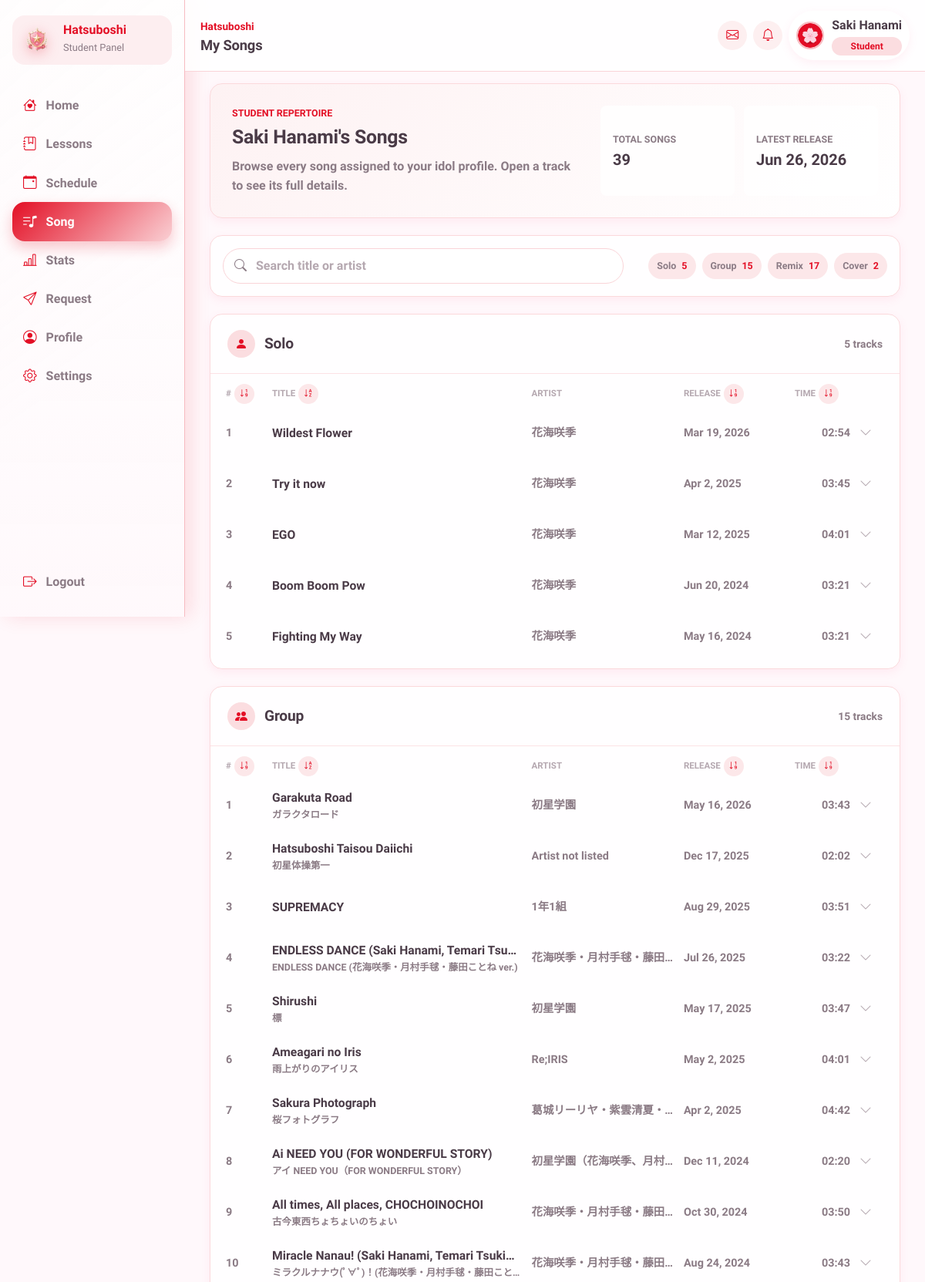
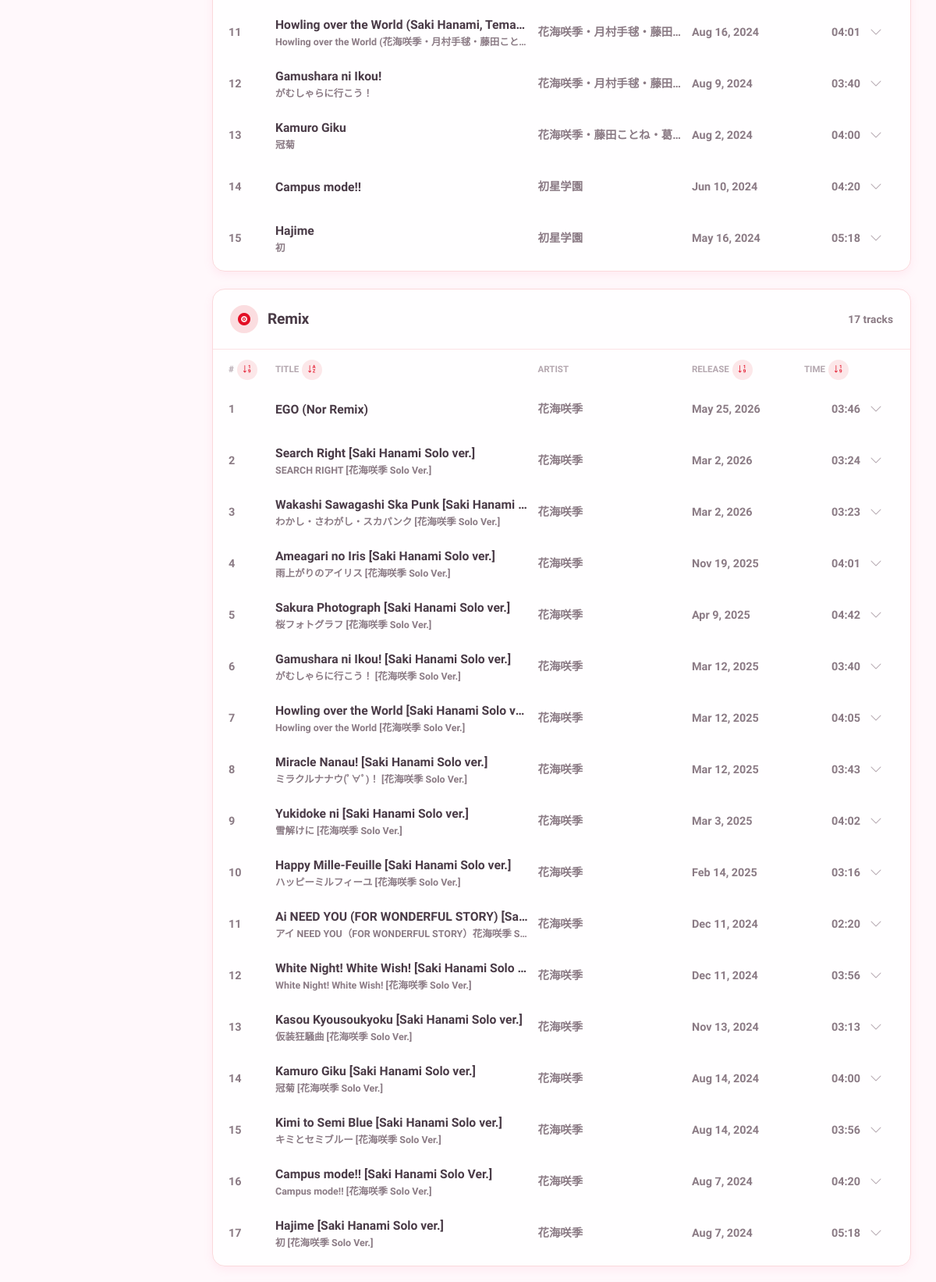
Screenshot of /student/song.php (signed in, upper part) with the database file from the repository (2 pictures, top to bottom).
### tables this page shows
CREATE TABLE `students` (
  `id` int(11) NOT NULL AUTO_INCREMENT,
  `user_id` int(11) NOT NULL,
  `name` varchar(100) NOT NULL,
  `name_jp` varchar(100) DEFAULT NULL,
  `birthday` date DEFAULT NULL,
  `zodiac` varchar(30) DEFAULT NULL,
  `blood_type` char(2) DEFAULT NULL,
  `height` int(11) DEFAULT NULL,
  `weight` int(11) DEFAULT NULL,
  `three_size` varchar(20) DEFAULT NULL,
  `hometown` varchar(50) DEFAULT NULL,
  `hobbies` text DEFAULT NULL,
  `special_skill` text DEFAULT NULL,
  `school_year` varchar(20) DEFAULT NULL,
  `rank` varchar(10) GENERATED ALWAYS AS (case when (`vocal` + `dance` + `visual`) * 2.3 >= 35000 then 'S5' when (`vocal` + `dance` + `visual`) * 2.3 >= 26000 then 'S4' when (`vocal` + `dance` + `visual`) * 2.3 >= 23000 then 'SSS+' when (`vocal` + `dance` + `visual`) * 2.3 >= 20000 then 'SSS' when (`vocal` + `dance` + `visual`) * 2.3 >= 16000 then 'SS' when (`vocal` + `dance` + `visual`) * 2.3 >= 14500 then 'S+' when (`vocal` + `dance` + `visual`) * 2.3 >= 13000 then 'S' when (`vocal` + `dance` + `visual`) * 2.3 >= 12000 then 'A+' when (`vocal` + `dance` + `visual`) * 2.3 >= 11000 then 'A' when (`vocal` + `dance` + `visual`) * 2.3 >= 10000 then 'B+' when (`vocal` + `dance` + `visual`) * 2.3 >= 9000 then 'B' when (`vocal` + `dance` + `visual`) * 2.3 >= 7500 then 'C+' when (`vocal` + `dance` + `visual`) * 2.3 >= 6500 then 'C' when (`vocal` + `dance` + `visual`) * 2.3 >= 5000 then 'D' when (`vocal` + `dance` + `visual`) * 2.3 >= 3000 then 'E' else 'Debut' end) STORED,
  `vocal` int(11) NOT NULL DEFAULT 0,
  `dance` int(11) NOT NULL DEFAULT 0,
  `visual` int(11) NOT NULL DEFAULT 0,
  `bio` text DEFAULT NULL,
  `producer_id` int(11) DEFAULT NULL,
  `producer_status` enum('active','removal_pending','released','unassigned') DEFAULT 'unassigned',
  `created_at` datetime NOT NULL DEFAULT current_timestamp(),
  `updated_at` datetime NOT NULL DEFAULT current_timestamp() ON UPDATE current_timestamp(),
  PRIMARY KEY (`id`),
  UNIQUE KEY `uniq_students_user_id` (`user_id`),
  KEY `idx_students_producer_id` (`producer_id`),
  KEY `idx_students_rank` (`rank`),
  CONSTRAINT `fk_students_producer` FOREIGN KEY (`producer_id`) REFERENCES `users` (`id`) ON DELETE SET NULL ON UPDATE CASCADE,
  CONSTRAINT `fk_students_user` FOREIGN KEY (`user_id`) REFERENCES `users` (`id`) ON DELETE CASCADE ON UPDATE CASCADE
);

CREATE TABLE `songs` (
  `id` int(11) NOT NULL AUTO_INCREMENT,
  `title` varchar(150) NOT NULL,
  `title_jp` varchar(150) DEFAULT NULL,
  `artist` varchar(150) DEFAULT NULL,
  `duration` time DEFAULT NULL,
  `release_date` date DEFAULT NULL,
  `song_type` enum('Solo','Group','Remix','Cover') NOT NULL DEFAULT 'Group',
  `notes` text DEFAULT NULL,
  `created_by` int(11) DEFAULT NULL,
  `created_at` datetime NOT NULL DEFAULT current_timestamp(),
  `updated_at` datetime NOT NULL DEFAULT current_timestamp() ON UPDATE current_timestamp(),
  PRIMARY KEY (`id`),
  KEY `idx_songs_title` (`title`),
  KEY `idx_songs_release_date` (`release_date`),
  KEY `idx_songs_created_by` (`created_by`),
  CONSTRAINT `fk_songs_created_by` FOREIGN KEY (`created_by`) REFERENCES `users` (`id`) ON DELETE SET NULL ON UPDATE CASCADE
);

CREATE TABLE `student_songs` (
  `id` int(11) NOT NULL AUTO_INCREMENT,
  `student_id` int(11) NOT NULL,
  `song_id` int(11) NOT NULL,
  `added_by` int(11) DEFAULT NULL,
  `added_at` datetime NOT NULL DEFAULT current_timestamp(),
  PRIMARY KEY (`id`),
  UNIQUE KEY `uniq_student_song` (`student_id`,`song_id`),
  KEY `idx_student_songs_song_id` (`song_id`),
  KEY `idx_student_songs_added_by` (`added_by`),
  CONSTRAINT `fk_student_songs_added_by` FOREIGN KEY (`added_by`) REFERENCES `users` (`id`) ON DELETE SET NULL ON UPDATE CASCADE,
  CONSTRAINT `fk_student_songs_song` FOREIGN KEY (`song_id`) REFERENCES `songs` (`id`) ON DELETE CASCADE ON UPDATE CASCADE,
  CONSTRAINT `fk_student_songs_student` FOREIGN KEY (`student_id`) REFERENCES `students` (`id`) ON DELETE CASCADE ON UPDATE CASCADE
);

### student/song.php (the view, shortened to what this page needs)
<?php
require_once '../config/database.php';
function e(?string $value): string
{
    return htmlspecialchars($value ?? '', ENT_QUOTES, 'UTF-8');
}
function format_song_duration(?string $duration): string
{
    $parts = explode(':', $duration);
    return sprintf('%02d:%02d', (int) $parts[1], (int) $parts[2]);
}
function format_song_date(?string $date): string
{
    return date('M j, Y', strtotime($date));
}
$stmt = $pdo->prepare(
    'SELECT
        s.id,
        s.name,
        u.theme_primary_color,
        u.theme_secondary_color
     FROM students s
     INNER JOIN users u ON u.id = s.user_id
     WHERE s.user_id = ?
     LIMIT 1'
);
$stmt->execute([$_SESSION['id']]);
$student = $stmt->fetch();
$song_stmt = $pdo->prepare(
    'SELECT
        so.id,
        so.title,
        so.title_jp,
        so.artist,
        so.duration,
        so.release_date,
        so.song_type,
        so.notes,
        ss.added_at
     FROM student_songs ss
     INNER JOIN songs so ON so.id = ss.song_id
     WHERE ss.student_id = ?
     ORDER BY
        FIELD(so.song_type, "Solo", "Group", "Remix", "Cover"),
        so.release_date IS NULL,
        so.release_date DESC,
        so.title ASC'
);
$song_stmt->execute([$student['id']]);
$songs = $song_stmt->fetchAll();
$category_order = ['Solo', 'Group', 'Remix', 'Cover'];
$songs_by_category = array_fill_keys($category_order, []);
foreach ($songs as $song) {
    $category = $song['song_type'] ?: 'Group';
    $songs_by_category[$category][] = $song;
}
$category_icons = [
    'Solo' => 'bi-person-fill',
    'Group' => 'bi-people-fill',
    'Remix' => 'bi-vinyl-fill',
    'Cover' => 'bi-mic-fill',
];
$total_songs = count($songs);
$latest_release = null;
foreach ($songs as $song) {
    if ($song['release_date'] && (!$latest_release || $song['release_date'] > $latest_release)) {
        $latest_release = $song['release_date'];
    }
}
require_once '../includes/header.php';
require_once '../includes/sidebar.php';
?>
<main class="dashboard-main song-main">
    <section class="song-hero">
        <div>
            <p class="dashboard-eyebrow">Student Repertoire</p>
            <h2><?= e($student['name']) ?>'s Songs</h2>
            <p>
                Browse every song assigned to your idol profile. Open a track to see its full details.
            </p>
        </div>
        <div class="song-summary-grid">
            <div>
                <span>Total Songs</span>
                <strong><?= (int) $total_songs ?></strong>
            </div>
            <div>
                <span>Latest Release</span>
                <strong><?= e(format_song_date($latest_release)) ?></strong>
            </div>
        </div>
    </section>
    <section class="song-toolbar">
        <label class="song-search" for="songSearch">
            <i class="bi bi-search"></i>
            <input type="search" id="songSearch" placeholder="Search title or artist">
        </label>
        <div class="song-category-pills" aria-label="Song category counts">
            <?php foreach ($category_order as $category): ?>
                <?php if (!empty($songs_by_category[$category])): ?>
                    <span>
                        <?= e($category) ?>
                        <strong><?= count($songs_by_category[$category]) ?></strong>
                    </span>
                <?php endif; ?>
            <?php endforeach; ?>
        </div>
    </section>
    <?php if (empty($songs)): ?>
        <section class="empty-dashboard-state song-empty-state">
            <strong>No songs assigned yet</strong>
            <p>Your assigned songs will appear here after a producer adds them to your profile.</p>
        </section>
    <?php else: ?>
        <div class="song-library" id="songLibrary">
            <?php foreach ($category_order as $category): ?>
                <section class="song-category-section" data-song-category="<?= e($category) ?>">
                    <div class="song-category-heading">
                        <div>
                            <i class="bi <?= e($category_icons[$category] ?? 'bi-music-note-list') ?>"></i>
                            <h2><?= e($category) ?></h2>
                        </div>
                        <span><?= count($songs_by_category[$category]) ?> tracks</span>
                    </div>
                    <div class="song-list" role="list">
                        <div class="song-list-header" aria-hidden="true">
                            <span>
                                #
                                <button type="button" class="song-sort-button" data-sort-column="number" data-sort-direction="asc" aria-label="Sort number ascending">
                                    <i class="bi bi-sort-numeric-down" aria-hidden="true"></i>
                                </button>
                            </span>
                            <span>
                                Title
                                <button type="button" class="song-sort-button" data-sort-column="title" data-sort-direction="asc" aria-label="Sort title ascending">
                                    <i class="bi bi-sort-alpha-down" aria-hidden="true"></i>
                                </button>
                            </span>
                            <span>
                                Artist
                            </span>
                            <span>
                                Release
                                <button type="button" class="song-sort-button" data-sort-column="release" data-sort-direction="asc" aria-label="Sort release ascending">
                                    <i class="bi bi-sort-numeric-down" aria-hidden="true"></i>
                                </button>
                            </span>
                            <span>
                                Time
                                <button type="button" class="song-sort-button" data-sort-column="duration" data-sort-direction="asc" aria-label="Sort time ascending">
                                    <i class="bi bi-sort-numeric-down" aria-hidden="true"></i>
                                </button>
                            </span>
                        </div>
                        <?php foreach ($songs_by_category[$category] as $index => $song): ?>
                            <?php
                            $collapse_id = 'songDetails' . (int) $song['id'];
                            $search_text = strtolower(
                                implode(' ', [
                                    $song['title'] ?? '',
                                    $song['title_jp'] ?? '',
                                    $song['artist'] ?? '',
                                    $song['song_type'] ?? '',
                                    $song['notes'] ?? '',
                                ])
                            );
                            ?>
                            <article class="song-track"
                                data-song-search="<?= e($search_text) ?>"
                                data-sort-number="<?= (int) ($index + 1) ?>"
                                data-sort-title="<?= e($song['title']) ?>"
                                data-sort-artist="<?= e($song['artist'] ?: 'Unknown artist') ?>"
                                data-sort-release="<?= e($song['release_date'] ?: '') ?>"
                                data-sort-duration="<?= e($song['duration'] ?: '') ?>"
                                role="listitem">
                                <button
                                    class="song-track-button collapsed"
                                    type="button"
                                    data-bs-toggle="collapse"
                                    data-bs-target="#<?= e($collapse_id) ?>"
                                    aria-expanded="false"
                                    aria-controls="<?= e($collapse_id) ?>">
                                    <span class="song-track-number"><?= (int) ($index + 1) ?></span>
                                    <span class="song-track-title">
                                        <strong title="<?= e($song['title']) ?>"><?= e($song['title']) ?></strong>
                                        <?php if (!empty($song['title_jp']) && $song['title_jp'] !== $song['title']): ?>
                                            <small lang="ja" title="<?= e($song['title_jp']) ?>"><?= e($song['title_jp']) ?></small>
                                        <?php endif; ?>
                                    </span>
                                    <span class="song-track-artist"><?= e($song['artist'] ?: 'Unknown artist') ?></span>
                                    <span class="song-track-release"><?= e(format_song_date($song['release_date'])) ?></span>
                                    <span class="song-track-duration"><?= e(format_song_duration($song['duration'])) ?></span>
                                    <i class="bi bi-chevron-down song-track-chevron"></i>
                                </button>
                            </article>
                        <?php endforeach; ?>
                    </div>
                </section>
            <?php endforeach; ?>
        </div>
    <?php endif; ?>
</main>
<?php require_once '../includes/footer.php'; ?>

### assets/css/theme.css (style rules this page uses)
:root { --primary-pink: #FF6B9D; --primary-pink-light: #FFB3D1; --primary-pink-pale: #FFF0F5; --accent-gold: #FFD700; --vocal-color: #FF6B9D; --dance-color: #6BB6FF; --visual-color: #FFD454; --text-primary: #4A3B47; --text-secondary: #8B7B85; --text-muted: #B5A8B0; --bg-page: #FFF8FB; --bg-card: #FFFFFF; --bg-soft: #FFF0F5; --bg-overlay: rgba(255, 240, 245, 0.85); --success: #7DD87D; --warning: #FFAB54; --error: #FF6B6B; --info: #6BB6FF; --primary: var(--primary-pink); --secondary: var(--primary-pink-light); --shadow-soft: 0 4px 12px rgba(255, 107, 157, 0.10); --shadow-medium: 0 6px 20px rgba(255, 107, 157, 0.15); --shadow-strong: 0 10px 30px rgba(255, 107, 157, 0.20); --radius-sm: 8px; --radius-md: 16px; --radius-lg: 24px; --radius-pill: 9999px; --space-1: 4px; --space-2: 8px; --space-3: 12px; --space-4: 16px; --space-5: 24px; --space-6: 32px; --space-7: 48px; --transition: 0.2s ease; }
body { font-family: 'M PLUS Rounded 1c', 'Quicksand', sans-serif; background: var(--bg-page); color: var(--text-primary); line-height: 1.6; -webkit-font-smoothing: antialiased; -moz-osx-font-smoothing: grayscale; }
h1, h2, h3, h4, h5, h6 { font-family: 'M PLUS Rounded 1c', sans-serif; font-weight: 700; color: var(--text-primary); letter-spacing: -0.01em; }
h2 { font-size: 1.625rem; margin-bottom: var(--space-4); }

### assets/css/pages/dashboard.css (style rules this page uses)
.dashboard-main { margin-left: 240px; padding: 108px 32px 32px; }
.dashboard-eyebrow { margin: 0 0 6px; color: var(--primary); font-size: 0.78rem; font-weight: 800; letter-spacing: 0; text-transform: uppercase; }

### rows the page displays
students: name "Saki Hanami"
songs: release_date "Jun 26, 2026"
student_songs: song.title "Wildest Flower", song.artist "花海咲季", song.release_date "Mar 19, 2026", song.duration "02:54"
student_songs: song.title "Try it now", song.artist "花海咲季", song.release_date "Apr 2, 2025", song.duration "03:45"
student_songs: song.title "EGO", song.artist "花海咲季", song.release_date "Mar 12, 2025", song.duration "04:01"
student_songs: song.title "Boom Boom Pow", song.artist "花海咲季", song.release_date "Jun 20, 2024", song.duration "03:21"
student_songs: song.title "Fighting My Way", song.artist "花海咲季", song.release_date "May 16, 2024", song.duration "03:21"
student_songs: song.title "Garakuta Road", song.title_jp "ガラクタロード", song.artist "初星学園", song.release_date "May 16, 2026", song.duration "03:43"
student_songs: song.title "Hatsuboshi Taisou Daiichi", song.title_jp "初星体操第一", song.artist "Artist not listed", song.release_date "Dec 17, 2025", song.duration "02:02"
student_songs: song.title "SUPREMACY", song.artist "1年1組", song.release_date "Aug 29, 2025", song.duration "03:51"
student_songs: song.title "ENDLESS DANCE (Saki Hanami, Temari Tsu…", song.title_jp "ENDLESS DANCE (花海咲季・月村手毬・藤田ことね ver.)", song.artist "花海咲季・月村手毬・藤田…", song.release_date "Jul 26, 2025", song.duration "03:22"
student_songs: song.title "Shirushi", song.title_jp "標", song.artist "初星学園", song.release_date "May 17, 2025", song.duration "03:47"
student_songs: song.title "Ameagari no Iris", song.title_jp "雨上がりのアイリス", song.artist "Re;IRIS", song.release_date "May 2, 2025", song.duration "04:01"
student_songs: song.title "Sakura Photograph", song.title_jp "桜フォトグラフ", song.artist "葛城リーリヤ・紫雲清夏・…", song.release_date "Apr 2, 2025", song.duration "04:42"
student_songs: song.title "Ai NEED YOU (FOR WONDERFUL STORY)", song.title_jp "アイ NEED YOU（FOR WONDERFUL STORY）", song.artist "初星学園（花海咲季、月村…", song.release_date "Dec 11, 2024", song.duration "02:20"
student_songs: song.title "All times, All places, CHOCHOINOCHOI", song.title_jp "古今東西ちょちょいのちょい", song.artist "花海咲季・月村手毬・藤田…", song.release_date "Oct 30, 2024", song.duration "03:50"
student_songs: song.title "Miracle Nanau! (Saki Hanami, Temari Tsuki…", song.title_jp "ミラクルナナウ(ﾟ∀ﾟ)！(花海咲季・月村手毬・藤田こと…", song.artist "花海咲季・月村手毬・藤田…", song.release_date "Aug 24, 2024", song.duration "03:43"
student_songs: song.title "Howling over the World (Saki Hanami, Tema…", song.title_jp "Howling over the World (花海咲季・月村手毬・藤田こと…", song.artist "花海咲季・月村手毬・藤田…", song.release_date "Aug 16, 2024", song.duration "04:01"
student_songs: song.title "Gamushara ni Ikou!", song.title_jp "がむしゃらに行こう！", song.artist "花海咲季・月村手毬・藤田…", song.release_date "Aug 9, 2024", song.duration "03:40"
student_songs: song.title "Kamuro Giku", song.title_jp "冠菊", song.artist "花海咲季・藤田ことね・葛…", song.release_date "Aug 2, 2024", song.duration "04:00"
student_songs: song.title "Campus mode!!", song.artist "初星学園", song.release_date "Jun 10, 2024", song.duration "04:20"
student_songs: song.title "Hajime", song.title_jp "初", song.artist "初星学園", song.release_date "May 16, 2024", song.duration "05:18"
student_songs: song.title "EGO (Nor Remix)", song.artist "花海咲季", song.release_date "May 25, 2026", song.duration "03:46"
student_songs: song.title "Search Right [Saki Hanami Solo ver.]", song.title_jp "SEARCH RIGHT [花海咲季 Solo Ver.]", song.artist "花海咲季", song.release_date "Mar 2, 2026", song.duration "03:24"
student_songs: song.title "Wakashi Sawagashi Ska Punk [Saki Hanami…", song.title_jp "わかし・さわがし・スカパンク [花海咲季 Solo Ver.]", song.artist "花海咲季", song.release_date "Mar 2, 2026", song.duration "03:23"
student_songs: song.title "Ameagari no Iris [Saki Hanami Solo ver.]", song.title_jp "雨上がりのアイリス [花海咲季 Solo Ver.]", song.artist "花海咲季", song.release_date "Nov 19, 2025", song.duration "04:01"
student_songs: song.title "Sakura Photograph [Saki Hanami Solo ver.]", song.title_jp "桜フォトグラフ [花海咲季 Solo Ver.]", song.artist "花海咲季", song.release_date "Apr 9, 2025", song.duration "04:42"
student_songs: song.title "Gamushara ni Ikou! [Saki Hanami Solo ver.]", song.title_jp "がむしゃらに行こう！ [花海咲季 Solo Ver.]", song.artist "花海咲季", song.release_date "Mar 12, 2025", song.duration "03:40"
student_songs: song.title "Howling over the World [Saki Hanami Solo v…", song.title_jp "Howling over the World [花海咲季 Solo Ver.]", song.artist "花海咲季", song.release_date "Mar 12, 2025", song.duration "04:05"
student_songs: song.title "Miracle Nanau! [Saki Hanami Solo ver.]", song.title_jp "ミラクルナナウ(ﾟ∀ﾟ)！ [花海咲季 Solo Ver.]", song.artist "花海咲季", song.release_date "Mar 12, 2025", song.duration "03:43"
student_songs: song.title "Yukidoke ni [Saki Hanami Solo ver.]", song.title_jp "雪解けに [花海咲季 Solo Ver.]", song.artist "花海咲季", song.release_date "Mar 3, 2025", song.duration "04:02"
student_songs: song.title "Happy Mille-Feuille [Saki Hanami Solo ver.]", song.title_jp "ハッピーミルフィーユ [花海咲季 Solo Ver.]", song.artist "花海咲季", song.release_date "Feb 14, 2025", song.duration "03:16"
student_songs: song.title "Ai NEED YOU (FOR WONDERFUL STORY) [Sa…", song.title_jp "アイ NEED YOU（FOR WONDERFUL STORY）花海咲季 S…", song.artist "花海咲季", song.release_date "Dec 11, 2024", song.duration "02:20"
student_songs: song.title "White Night! White Wish! [Saki Hanami Solo…", song.title_jp "White Night! White Wish! [花海咲季 Solo Ver.]", song.artist "花海咲季", song.release_date "Dec 11, 2024", song.duration "03:56"
student_songs: song.title "Kasou Kyousoukyoku [Saki Hanami Solo ver.]", song.title_jp "仮装狂騒曲 [花海咲季 Solo Ver.]", song.artist "花海咲季", song.release_date "Nov 13, 2024", song.duration "03:13"
student_songs: song.title "Kamuro Giku [Saki Hanami Solo ver.]", song.title_jp "冠菊 [花海咲季 Solo Ver.]", song.artist "花海咲季", song.release_date "Aug 14, 2024", song.duration "04:00"
student_songs: song.title "Kimi to Semi Blue [Saki Hanami Solo ver.]", song.title_jp "キミとセミブルー [花海咲季 Solo Ver.]", song.artist "花海咲季", song.release_date "Aug 14, 2024", song.duration "03:56"
student_songs: song.title "Campus mode!! [Saki Hanami Solo Ver.]", song.title_jp "Campus mode!! [花海咲季 Solo Ver.]", song.artist "花海咲季", song.release_date "Aug 7, 2024", song.duration "04:20"
student_songs: song.title "Hajime [Saki Hanami Solo ver.]", song.title_jp "初 [花海咲季 Solo Ver.]", song.artist "花海咲季", song.release_date "Aug 7, 2024", song.duration "05:18"

### other values shown
$page_title "My Songs"
$username "Saki Hanami"
$role_label "Student"
$panel_label "Student Panel"
$item['label'] "Home"
$item['label'] "Lessons"
$item['label'] "Schedule"
$item['label'] "Song"
$item['label'] "Stats"
$item['label'] "Request"
$item['label'] "Profile"
$item['label'] "Settings"
$total_songs "39"
$category "Solo"
count($songs_by_category[$category]) "5"
